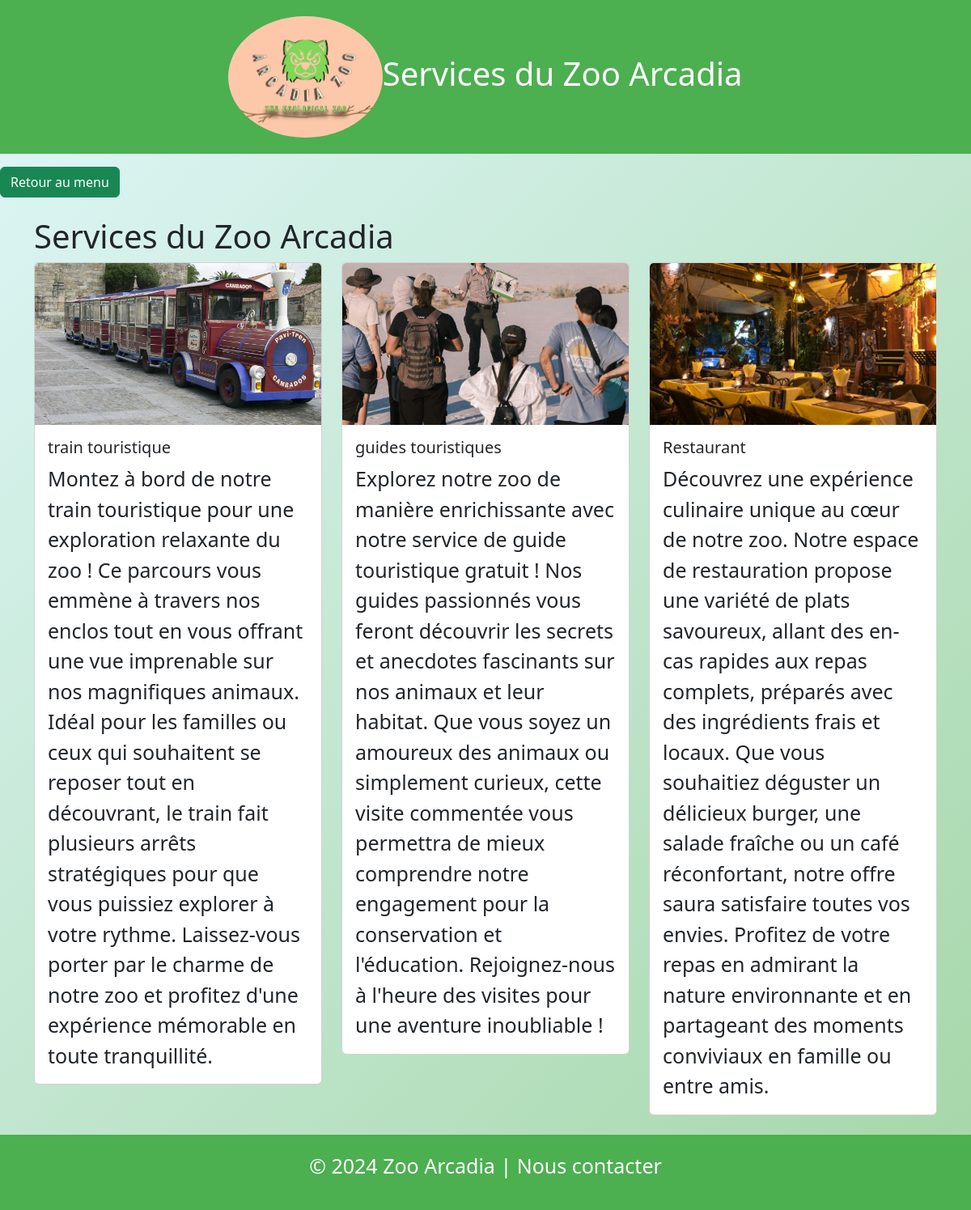
/frontend/service.php, run on the app's committed database.
### tables this page shows
CREATE TABLE `services` (
  `id` int NOT NULL,
  `title` varchar(255) NOT NULL,
  `description` text NOT NULL,
  `image` varchar(255) NOT NULL
);

### frontend/service.php (the view, shortened to what this page needs)
<?php
require '../database/db.php';
$stmt = $pdo->query("SELECT title, description, image FROM services");
$services = $stmt->fetchAll(PDO::FETCH_ASSOC);
?>
<!DOCTYPE html>
<html lang="fr">
<head>
    <link href="https://cdn.jsdelivr.net/npm/bootstrap@5.3.3/dist/css/bootstrap.min.css" rel="stylesheet">
    <link rel="stylesheet" href="../css/style.css">
</head>
<body>
<header>
    <div class="title">
        <img src="../uploads/logozoo.jpg" alt="Logo" class="logo">
        <h1>Services du Zoo Arcadia</h1>
    </div>
</header>
<a class="btn btn-success mt-3" href="../menu.php">Retour au menu</a>
<main class="container mt-4">
    <h1>Services du Zoo Arcadia</h1>
    <div class="row">
        <?php foreach ($services as $service): ?>
            <div class="col-md-4 mb-4">
                <div class="card">
                    <img src="../uploads/services/<?= htmlspecialchars($service['image']) ?>" class="card-img-top" alt="" style="height: 200px; object-fit: cover;">
                    <div class="card-body">
                        <h5 class="card-title"><?= htmlspecialchars($service['title']) ?></h5>
                        <p class="card-text"><?= htmlspecialchars($service['description']) ?></p>
                    </div>
                </div>
            </div>
        <?php endforeach; ?>
    </div>
</main>
<footer>
    <p>&copy; 2024 Zoo Arcadia | <a href="../contact.php" class="contact">Nous contacter</a></p>
</footer>
</body>
</html>

### css/style.css (style rules this page uses)
body { background: linear-gradient(135deg, #e0f7fa, #a5d6a7); animation: background-animation 15s ease infinite; font-size: 25px; }
header { background-color: #4caf50; color: white; padding: 20px 0; text-align: center; display: flex; flex-direction: column; align-items: center; }
.logo { height: 150px; border-radius: 50%; }
.title { display: flex; align-items: center; justify-content: center; }
footer { text-align: center; padding: 20px 0; background-color: #4caf50; color: white; position: relative; bottom: 0; width: 100%; }
.contact { color: white; text-decoration: none; transition: background 0.3s; }

### data on the page
services: image (picture), title "train touristique", description "Montez à bord de notre train touristique pour une exploration relaxante du zoo ! Ce parcours vous emmène à travers nos enclos tout en vous offrant une vue imprenable sur nos magnifiques animaux. Idéal pour les familles ou ceux qui souhaitent se reposer tout en découvrant, le train fait plusieurs arrêts stratégiques pour que vous puissiez explorer à votre rythme. Laissez-vous porter par le charme de notre zoo et profitez d'une expérience mémorable en toute tranquillité."
services: image (picture), title "guides touristiques", description "Explorez notre zoo de manière enrichissante avec notre service de guide touristique gratuit ! Nos guides passionnés vous feront découvrir les secrets et anecdotes fascinants sur nos animaux et leur habitat. Que vous soyez un amoureux des animaux ou simplement curieux, cette visite commentée vous permettra de mieux comprendre notre engagement pour la conservation et l'éducation. Rejoignez-nous à l'heure des visites pour une aventure inoubliable !"
services: image (picture), title "Restaurant", description "Découvrez une expérience culinaire unique au cœur de notre zoo. Notre espace de restauration propose une variété de plats savoureux, allant des en-cas rapides aux repas complets, préparés avec des ingrédients frais et locaux. Que vous souhaitiez déguster un délicieux burger, une salade fraîche ou un café réconfortant, notre offre saura satisfaire toutes vos envies. Profitez de votre repas en admirant la nature environnante et en partageant des moments conviviaux en famille ou entre amis."
